Frame 1 (no input): blank canvas, image omitted
Frame 60 (no input): blank canvas, image omitted
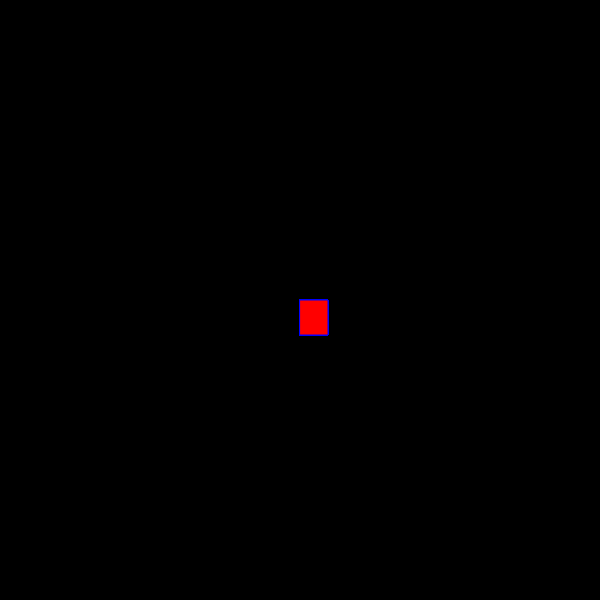
Frame 120 (the mouse pressed at the canvas centre since frame 60)

The p5.js sketch whose frames 1 and 60 were blank and that drew this single picture after the mouse press (run headless with seeded random() and noise() and a simulated clock; from frame 60 on, the mouse is pressed at the canvas centre):

// p5.js sketch
// ── sketch.js
function setup() {
    createCanvas(600, 600);
    background("black");
  }
  
  function draw() {
    stroke("blue");
    fill("red");
  
    if(mouseIsPressed){
      rect(mouseX, mouseY, 28, 35);
    }
    
  }
  
